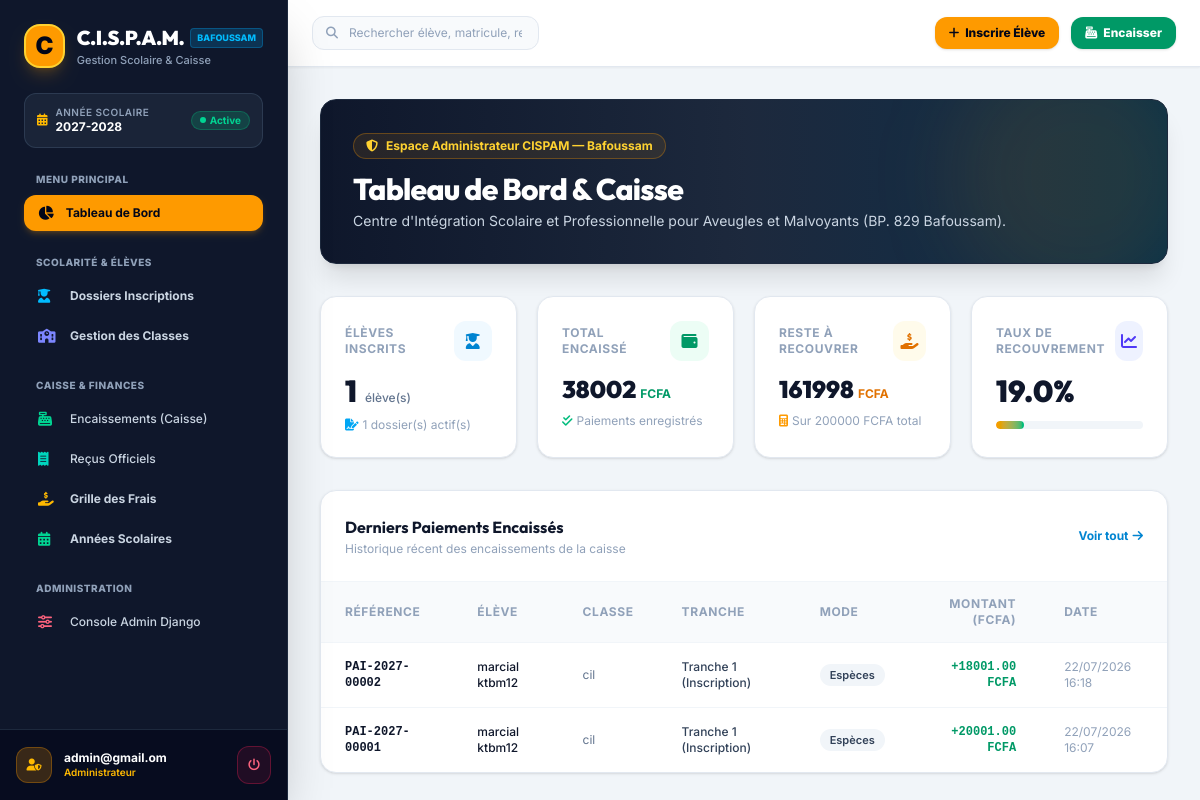
/ (signed in), run on an earlier commit of the app's database.
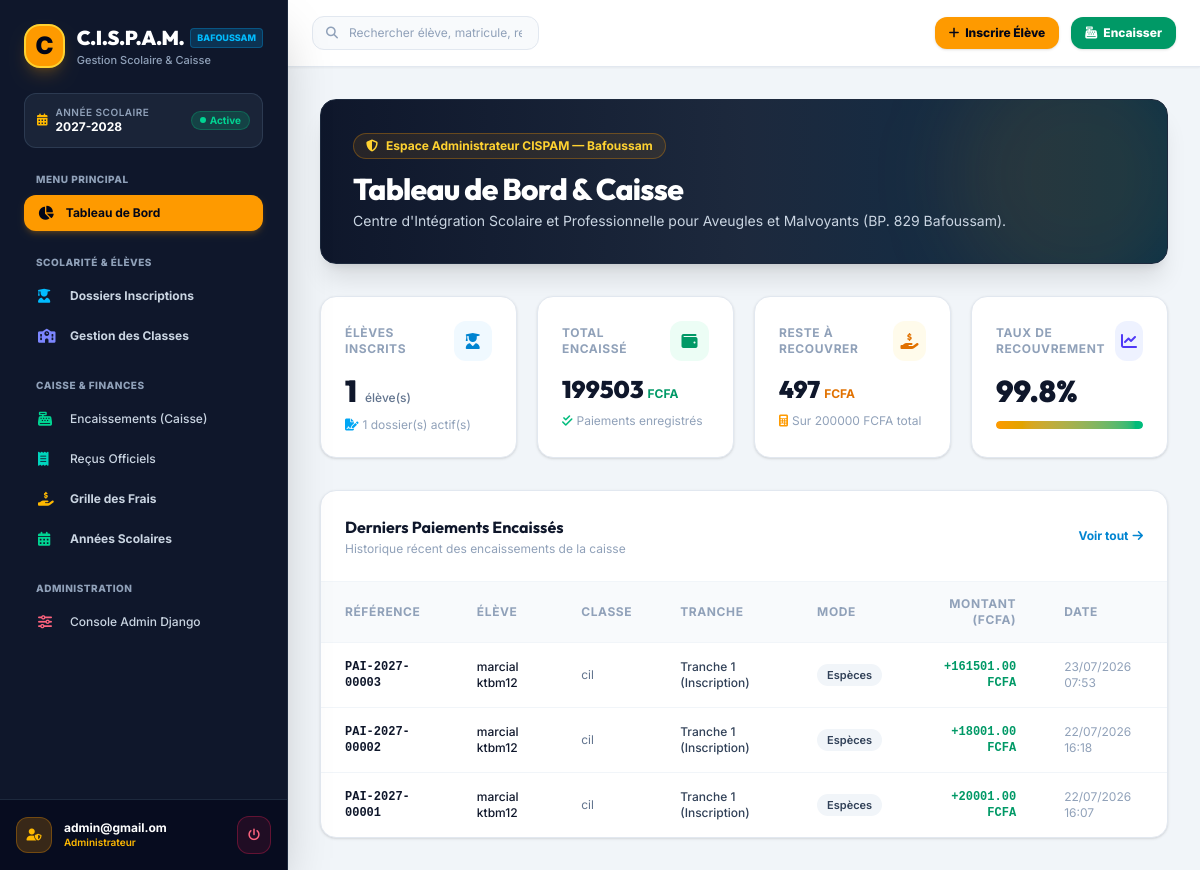
And on a later commit of the database.
### cispam/users/models.py (models this page shows, shortened)
class AutoSlugMixin:
    slug_source_field = 'name'

class OngBaseModel(models.Model):
    id = models.UUIDField(
        default=uuid.uuid4,
        primary_key=True,
        editable=False,
        unique=True,
        help_text=_("Identifiant UUID unique."),
    )
    created = models.DateTimeField(
        auto_now_add=True,
        db_index=True,
        help_text=_("Date de création."),
    )
    modified = models.DateTimeField(
        auto_now=True,
        help_text=_("Date de dernière modification."),
    )
    is_active = models.BooleanField(
        default=True,
        help_text=_("Indique si l'objet est actif."),
    )
    is_deleted = models.BooleanField(
        default=False,
        db_index=True,
        help_text=_("Suppression logique (soft delete)."),
    )
    metadata = models.JSONField(
        default=dict,
        blank=True,
        help_text=_("Métadonnées additionnelles au format JSON."),
    )
    objects = OngManager()
    all_objects = models.Manager()
    class Meta:
        abstract = True
        ordering = ['-created']

class Paiement(AutoSlugMixin, OngBaseModel):
    slug_source_field = 'reference'
    inscription = models.ForeignKey(
        Inscription,
        on_delete=models.PROTECT,
        related_name='paiements',
        help_text=_("Inscription concernée par le paiement."),
    )
    montant = models.DecimalField(
        max_digits=12,
        decimal_places=2,
        help_text=_("Montant versé."),
    )
    date_paiement = models.DateTimeField(
        auto_now_add=True,
        help_text=_("Date et heure du paiement."),
    )
    mode_paiement = models.CharField(
        max_length=20,
        choices=ModePaiementEnum.choices,
        default=ModePaiementEnum.ESPECES,
        help_text=_("Mode de paiement utilisé."),
    )
    reference_transaction = models.CharField(
        max_length=100,
        blank=True,
        help_text=_("Référence externe : n° chèque, référence virement, ID mobile money..."),
    )
    tranche = models.CharField(
        max_length=20,
        choices=TrancheEnum.choices,
        default=TrancheEnum.TRANCHE_1,
        help_text=_("Tranche concernée par ce paiement."),
    )
    operateur = models.CharField(
        max_length=100,
        blank=True,
        help_text=_("Nom de l'utilisateur qui a encaissé le paiement."),
    )
    remarques = models.TextField(
        blank=True,
        help_text=_("Remarques sur le paiement."),
    )
    reference = models.CharField(
        max_length=30,
        unique=True,
        db_index=True,
        blank=True,
        help_text=_("Référence unique du paiement, ex: PAI-2025-00001."),
    )
    slug = models.SlugField(
        max_length=255,
        unique=True,
        blank=True,
        help_text=_("Slug unique du paiement."),
    )
    class Meta:
        verbose_name = _("Paiement")
        verbose_name_plural = _("Paiements")
        ordering = ['-date_paiement']

class Inscription(AutoSlugMixin, OngBaseModel):
    slug_source_field = 'reference'
    eleve = models.ForeignKey(
        Eleve,
        on_delete=models.PROTECT,
        related_name='inscriptions',
        help_text=_("Élève inscrit."),
    )
    classe = models.ForeignKey(
        Classe,
        on_delete=models.PROTECT,
        related_name='inscriptions',
        help_text=_("Classe d'inscription."),
    )
    annee_scolaire = models.ForeignKey(
        AnneeScolaire,
        on_delete=models.PROTECT,
        related_name='inscriptions',
        help_text=_("Année scolaire de l'inscription."),
    )
    date_inscription = models.DateField(
        auto_now_add=True,
        help_text=_("Date de l'inscription."),
    )
    type_inscription = models.CharField(
        max_length=20,
        choices=TypeInscriptionEnum.choices,
        default=TypeInscriptionEnum.NOUVELLE,
        help_text=_("Type d'inscription."),
    )
    statut = models.CharField(
        max_length=20,
        choices=StatutInscriptionEnum.choices,
        default=StatutInscriptionEnum.EN_COURS,
        help_text=_("Statut actuel de l'inscription."),
    )
    frais_total = models.DecimalField(
        max_digits=12,
        decimal_places=2,
        default=0,
        help_text=_("Montant total des frais de scolarité fixé à l'inscription."),
    )
    remarques = models.TextField(
        blank=True,
        help_text=_("Remarques ou notes sur l'inscription."),
    )
    reference = models.CharField(
        max_length=30,
        unique=True,
        db_index=True,
        blank=True,
        help_text=_("Référence unique de l'inscription, ex: INS-2025-00001."),
    )
    slug = models.SlugField(
        max_length=255,
        unique=True,
        blank=True,
        help_text=_("Slug unique de l'inscription."),
    )
    class Meta:
        verbose_name = _("Inscription")
        verbose_name_plural = _("Inscriptions")
        ordering = ['-date_inscription']
        unique_together = ['eleve', 'annee_scolaire']

class Eleve(AutoSlugMixin, OngBaseModel):
    slug_source_field = 'nom_complet'
    matricule = models.CharField(
        max_length=20,
        unique=True,
        db_index=True,
        help_text=_("Matricule unique de l'élève, ex: ECO-2025-00042."),
    )
    nom = models.CharField(
        max_length=100,
        help_text=_("Nom de famille de l'élève."),
    )
    prenom = models.CharField(
        max_length=100,
        help_text=_("Prénom(s) de l'élève."),
    )
    date_naissance = models.DateField(
        help_text=_("Date de naissance de l'élève."),
    )
    sexe = models.CharField(
        max_length=1,
        choices=SexeEnum.choices,
        help_text=_("Sexe de l'élève."),
    )
    lieu_naissance = models.CharField(
        max_length=100,
        blank=True,
        help_text=_("Lieu de naissance."),
    )
    nationalite = models.CharField(
        max_length=50,
        default="Ivoirienne",
        blank=True,
        help_text=_("Nationalité de l'élève."),
    )
    photo = models.ImageField(
        upload_to=eleve_photo_path,
        blank=True,
        null=True,
        help_text=_("Photo d'identité de l'élève."),
    )
    adresse = models.TextField(
        blank=True,
        help_text=_("Adresse de résidence de l'élève."),
    )
    date_premiere_inscription = models.DateField(
        auto_now_add=True,
        help_text=_("Date de la première inscription dans l'établissement."),
    )
    slug = models.SlugField(
        max_length=255,
        unique=True,
        blank=True,
        help_text=_("Slug unique de l'élève."),
    )
    class Meta:
        verbose_name = _("Élève")
        verbose_name_plural = _("Élèves")
        ordering = ['nom', 'prenom']
    @property
    def nom_complet(self):
        return f"{self.prenom} {self.nom}"

class Classe(AutoSlugMixin, OngBaseModel):
    slug_source_field = 'nom'
    nom = models.CharField(
        max_length=50,
        help_text=_("Nom de la classe, ex: Petite Section, CP, CM2."),
    )
    niveau = models.ForeignKey(
        Niveau,
        on_delete=models.PROTECT,
        related_name='classes',
        help_text=_("Niveau scolaire de la classe."),
    )
    capacite_max = models.PositiveSmallIntegerField(
        default=30,
        help_text=_("Capacité maximale d'élèves dans cette classe."),
    )
    description = models.TextField(
        blank=True,
        help_text=_("Description ou informations complémentaires."),
    )
    slug = models.SlugField(
        max_length=255,
        unique=True,
        blank=True,
        help_text=_("Slug unique de la classe."),
    )
    class Meta:
        verbose_name = _("Classe")
        verbose_name_plural = _("Classes")
        ordering = ['niveau__ordre', 'nom']
        unique_together = ['nom', 'niveau']

### cispam/users/views.py (the view)
class DashboardView(LoginRequiredMixin, TemplateView):
    template_name = "dashboard.html"
    def get_context_data(self, **kwargs):
        context = super().get_context_data(**kwargs)
        from django.db.models import Sum
        from cispam.users.models import AnneeScolaire, Eleve, Inscription, Paiement
        try:
            annee = AnneeScolaire.objects.get(est_active=True)
        except AnneeScolaire.DoesNotExist:
            annee = None
        total_eleves = Eleve.objects.filter(is_deleted=False).count()
        total_inscriptions = Inscription.objects.filter(is_deleted=False).count()
        paiements = Paiement.objects.filter(is_deleted=False)
        total_paye = paiements.aggregate(total=Sum("montant"))["total"] or 0
        inscriptions = Inscription.objects.filter(is_deleted=False)
        total_frais = inscriptions.aggregate(total=Sum("frais_total"))["total"] or 0
        total_solde = total_frais - total_paye
        taux_recouvrement = round((total_paye / total_frais * 100), 1) if total_frais > 0 else 0
        context.update({
            "annee_active": annee,
            "total_eleves": total_eleves,
            "total_inscriptions": total_inscriptions,
            "total_frais": total_frais,
            "total_paye": total_paye,
            "total_solde": total_solde,
            "taux_recouvrement": taux_recouvrement,
            "derniers_paiements": paiements.select_related("inscription__eleve", "inscription__classe")[:5],
            "derniere_inscriptions": inscriptions.select_related("eleve", "classe")[:5],
        })
        return context

### cispam/users/context_processors.py (called while the page is built)
def allauth_settings(request):
    return {
        "ACCOUNT_ALLOW_REGISTRATION": settings.ACCOUNT_ALLOW_REGISTRATION,
    }

### cispam/users/models.py (called while the page is built)
    def get_queryset(self):
        return super().get_queryset().filter(is_deleted=False)

### cispam/templates/dashboard.html (shortened to what the changed rows need)
{% extends "base.html" %}
{% load static i18n %}
{% block body %}
<div class="min-h-screen bg-slate-100 flex font-sans antialiased text-slate-800">
  {% include "includes/sidebar.html" %}
  <div class="flex-1 flex flex-col min-w-0 overflow-y-auto">
    <main class="p-6 sm:p-8 space-y-8 max-w-7xl w-full mx-auto">
      <div class="rounded-2xl bg-gradient-to-r from-slate-900 via-slate-800 to-sky-950 p-6 sm:p-8 text-white shadow-xl relative overflow-hidden border border-slate-800">
        <div class="relative z-10 flex flex-col md:flex-row md:items-center justify-between gap-6">
          <div>
            <h2 class="text-2xl sm:text-3xl font-extrabold font-display tracking-tight text-white">
              Tableau de Bord & Caisse
            </h2>
          </div>
        </div>
      </div>
      <div class="grid grid-cols-1 sm:grid-cols-2 lg:grid-cols-4 gap-5">
        <div class="bg-white rounded-2xl p-6 shadow-sm border border-slate-200 hover:shadow-md transition">
          <div class="flex items-baseline gap-1">
            <span class="text-2xl font-black text-slate-900 font-display">{{ total_paye|default:"0" }}</span>
            <span class="text-xs font-bold text-emerald-600">FCFA</span>
          </div>
        </div>
        <div class="bg-white rounded-2xl p-6 shadow-sm border border-slate-200 hover:shadow-md transition">
          <div class="flex items-baseline gap-1">
            <span class="text-2xl font-black text-slate-900 font-display">{{ total_solde|default:"0" }}</span>
            <span class="text-xs font-bold text-amber-600">FCFA</span>
          </div>
        </div>
        <div class="bg-white rounded-2xl p-6 shadow-sm border border-slate-200 hover:shadow-md transition">
          <div class="flex items-baseline gap-1">
            <span class="text-3xl font-black text-slate-900 font-display">{{ taux_recouvrement }}%</span>
          </div>
          <div class="w-full bg-slate-100 rounded-full h-2 mt-3 overflow-hidden">
            <div class="bg-gradient-to-r from-amber-500 to-emerald-500 h-2 rounded-full transition-all duration-500" style="width: {{ taux_recouvrement }}%"></div>
          </div>
        </div>
      </div>
      <div class="bg-white rounded-2xl shadow-sm border border-slate-200 overflow-hidden">
        <div class="overflow-x-auto">
          <table class="w-full text-left text-xs">
            <thead class="bg-slate-50 border-b border-slate-100 text-slate-400 uppercase tracking-wider font-semibold">
              <tr>
                <th class="py-3.5 px-6">Référence</th>
                <th class="py-3.5 px-6">Élève</th>
                <th class="py-3.5 px-6">Classe</th>
                <th class="py-3.5 px-6">Tranche</th>
                <th class="py-3.5 px-6">Mode</th>
                <th class="py-3.5 px-6 text-right">Montant (FCFA)</th>
                <th class="py-3.5 px-6">Date</th>
              </tr>
            </thead>
            <tbody class="divide-y divide-slate-100 text-slate-700">
              {% for paiement in derniers_paiements %}
                <tr class="hover:bg-slate-50/80 transition">
                  <td class="py-4 px-6 font-mono font-bold text-slate-900">
                    {{ paiement.reference }}
                  </td>
                  <td class="py-4 px-6 font-medium text-slate-900">
                    {{ paiement.inscription.eleve.nom_complet }}
                  </td>
                  <td class="py-4 px-6 text-slate-500">
                    {{ paiement.inscription.classe.nom }}
                  </td>
                  <td class="py-4 px-6 font-medium">
                    {{ paiement.get_tranche_display }}
                  </td>
                  <td class="py-4 px-6">
                    <span class="inline-flex items-center px-2.5 py-1 rounded-full text-[11px] font-semibold bg-slate-100 text-slate-700">
                      {{ paiement.get_mode_paiement_display }}
                    </span>
                  </td>
                  <td class="py-4 px-6 text-right font-black text-emerald-600 font-mono">
                    +{{ paiement.montant }} FCFA
                  </td>
                  <td class="py-4 px-6 text-slate-400">
                    {{ paiement.date_paiement|date:"d/m/Y H:i" }}
                  </td>
                </tr>
              {% endfor %}
            </tbody>
          </table>
        </div>
      </div>
    </main>
  </div>
</div>
{% endblock body %}

What changed in the data, as far as the page shows it:
added Paiement: reference "PAI-2027-00003", inscription.eleve.nom_complet "marcial ktbm12", inscription.classe.nom "cil", tranche "Tranche 1 (Inscription)", mode_paiement "Espèces", montant "161501.00", date_paiement "23/07/2026 07:53"
Also different on the page:
{{ total_paye|default:"0" }}: "38002" → "199503"
{{ total_solde|default:"0" }}: "161998" → "497"
{{ taux_recouvrement }}: "19.0" → "99.8"
{{ taux_recouvrement }}: 19.0 → 99.8 (drawn)
